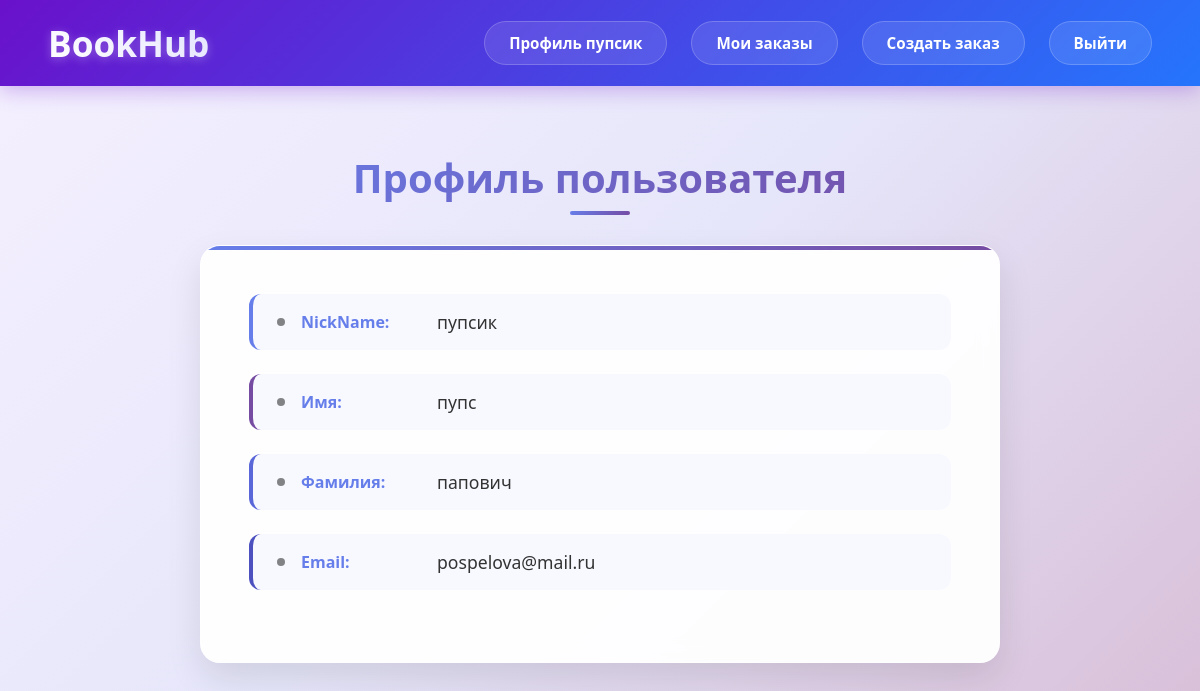
The page /registration/profile/ (signed in) on the database its author committed.
### design/models.py (models this page shows, shortened)
class CustomUser(AbstractUser):
    username = models.CharField(max_length=100, verbose_name='Имя пользователя', unique=True)
    email = models.EmailField(max_length=100, verbose_name='Email', unique=True)
    consent_data = models.BooleanField("Согласие на обработку данных", default=False)
    EMAIL_FIELD = 'email'
    USERNAME_FIELD = 'username'

### design/views.py (the view, shortened to what this page needs)
# urls.py: path('profile/', views.ProfileUser.as_view(), name='profile'),  # Профиль
class ProfileUser(LoginRequiredMixin, TemplateView):
    model = get_user_model()
    template_name = 'registration/profile.html'
    extra_context = {
        'title': "Профиль пользователя",
    }

### design/templates/registration/profile.html
{% extends 'base_generic.html' %}
{% block content %}
    <div class="profile-container">
        <h1>Профиль пользователя</h1>
        <div class="profile-info">
            <p><strong>NickName:</strong> {{ user.username }}</p>
            <p><strong>Имя:</strong> {{ user.first_name }}</p>
            <p><strong>Фамилия:</strong> {{ user.last_name }}</p>
            <p><strong>Email:</strong> {{ user.email }}</p>
        </div>
    </div>
{% endblock %}

### design/templates/base_generic.html (shortened to what this page needs)
{% load static %}
<!DOCTYPE html>
<html lang="ru">
<head>
    <link rel="stylesheet" href="{% static 'css/style.css' %}"/>
</head>
<body>
    <nav class="navbar">
        <a class="logo" href="{% url 'index' %}">BookHub</a>
        <ul class="nav-links">
            {% if user.is_authenticated %}
              <li><a href="{% url 'profile' %}">Профиль {{ user.username }}</a></li>
              <li><a href="{% url 'order:list' %}">Мои заказы</a></li>
              <li><a href="{% url 'order:create' %}">Создать заказ</a></li>
              <li><a href="{% url 'logout' %}"
          onclick="event.preventDefault(); document.getElementById('logout-form').submit();">Выйти</a>
            </li>
            {% else %}
                <li><a href="{% url 'login' %}">Войти</a></li>
                <li><a href="{% url 'register' %}">Регистрация</a></li>
            {% endif %}
        </ul>
    </nav>
    <main class="main-content">
        <div class="container">
            {% block content %}
            {% endblock %}
        </div>
    </main>
</body>
</html>

### design/static/css/profile.css (style rules this page uses)
.profile-container { max-width: 800px; margin: 2rem auto; padding: 2rem; animation: fadeInUp 0.8s ease-out; }
.profile-container h1 { text-align: center; margin-bottom: 2.5rem; color: #333; font-size: 2.5rem; font-weight: 700; background: linear-gradient(135deg, #667eea, #764ba2); -webkit-background-clip: text; -webkit-text-fill-color: transparent; background-clip: text; position: relative; }
.profile-container h1::after { content: ''; position: absolute; bottom: -10px; left: 50%; transform: translateX(-50%); width: 60px; height: 4px; background: linear-gradient(135deg, #667eea, #764ba2); border-radius: 2px; }
.profile-info { background: rgba(255, 255, 255, 0.95); border-radius: 20px; padding: 3rem; box-shadow: 0 15px 35px rgba(0, 0, 0, 0.1); backdrop-filter: blur(10px); border: 1px solid rgba(255, 255, 255, 0.3); position: relative; overflow: hidden; }
.profile-info::before { content: ''; position: absolute; top: 0; left: 0; right: 0; height: 4px; background: linear-gradient(135deg, #667eea, #764ba2); }
.profile-info p { margin-bottom: 1.5rem; padding: 1rem 1.5rem; background: #f8f9ff; border-radius: 12px; border-left: 4px solid #667eea; font-size: 1.1rem; transition: all 0.3s ease; display: flex; align-items: center; gap: 1rem; }
.profile-info strong { color: #667eea; font-weight: 600; min-width: 120px; display: inline-block; font-size: 1rem; }
.profile-info p:nth-child(1) { border-left-color: #667eea; animation: slideIn 0.6s ease-out 0.1s both; }
.profile-info p:nth-child(2) { border-left-color: #764ba2; animation: slideIn 0.6s ease-out 0.2s both; }
.profile-info p:nth-child(3) { border-left-color: #5a67d8; animation: slideIn 0.6s ease-out 0.3s both; }
.profile-info p:nth-child(4) { border-left-color: #4c51bf; animation: slideIn 0.6s ease-out 0.4s both; }
.profile-info::after { content: ''; position: absolute; top: -50%; right: -50%; width: 200px; height: 200px; background: radial-gradient(circle, rgba(102, 126, 234, 0.1) 0%, transparent 70%); border-radius: 50%; z-index: 0; }
.profile-info p::before { content: ''; width: 8px; height: 8px; background: currentColor; border-radius: 50%; opacity: 0.6; }

### design/static/css/base_generic.css (style rules this page uses)
* { margin: 0; padding: 0; }
body { font-family: 'Segoe UI', Tahoma, Geneva, Verdana, sans-serif; color: #333; background: linear-gradient(135deg, #f5f0ff 0%, #e6e6fa 50%, #d8bfd8 100%); }
a { text-decoration: none; color: inherit; transition: all 0.3s cubic-bezier(0.4, 0, 0.2, 1); }
.navbar { display: flex; justify-content: space-between; align-items: center; padding: 1.2rem 3rem; background: linear-gradient(135deg, #6a11cb 0%, #2575fc 100%); box-shadow: 0 4px 20px rgba(106, 17, 203, 0.3); position: sticky; top: 0; z-index: 1000; backdrop-filter: blur(10px); }
.logo { font-size: 2.2rem; font-weight: 800; color: white; text-decoration: none; background: linear-gradient(45deg, #fff, #e0e0ff); -webkit-background-clip: text; -webkit-text-fill-color: transparent; background-clip: text; text-shadow: 0 2px 10px rgba(255, 255, 255, 0.3); }
.nav-links { display: flex; list-style: none; gap: 1.5rem; align-items: center; }
.nav-links li { position: relative; }
.nav-links a { color: white; padding: 0.7rem 1.5rem; border-radius: 50px; font-weight: 600; font-size: 0.95rem; transition: all 0.3s ease; background: rgba(255, 255, 255, 0.1); backdrop-filter: blur(10px); border: 1px solid rgba(255, 255, 255, 0.2); }
.navbar, .main-content { animation: fadeInUp 0.8s ease-out; }
.nav-links li::before { content: ''; position: absolute; bottom: -5px; left: 50%; width: 0; height: 2px; background: linear-gradient(90deg, transparent, #fff, transparent); transition: all 0.3s ease; transform: translateX(-50%); }

### rows shown on the page
CustomUser: username "пупсик", first_name "пупс", last_name "папович", email "pospelova@mail.ru"
